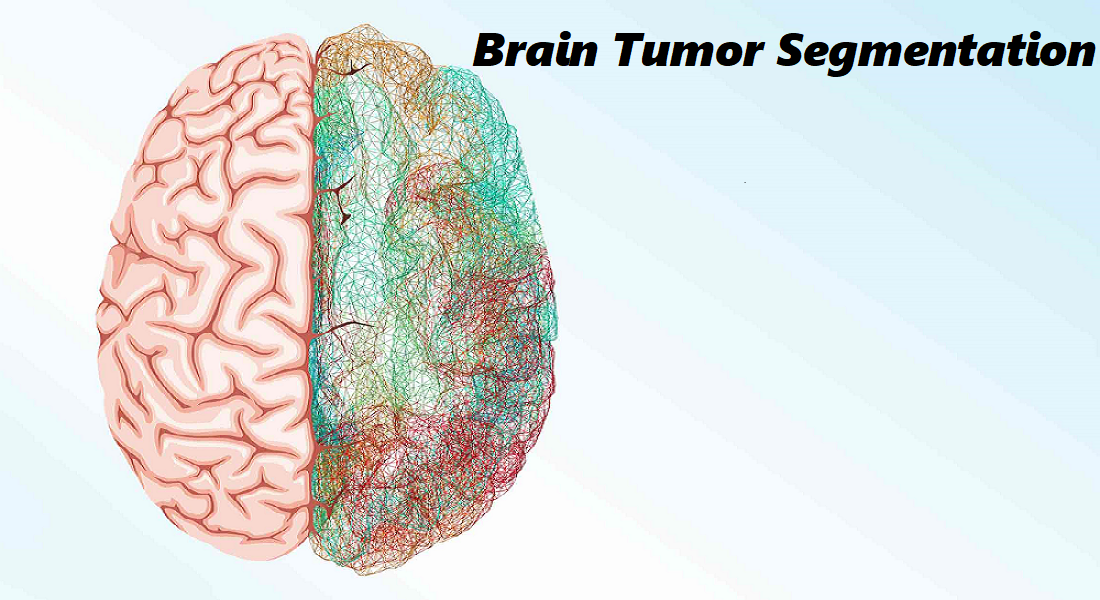
#> input picture Brain Tumor/bg.png, 1100 x 600 px, given in place of , which was not available
$ python -i tumordetection.py   (imports and definitions only)
#> lines starting #> are read from the running program, lines starting #| are printed output that depends on the picture; after the words box and inside, x2 and y2 are one past the last pixel; in counts of white or black regions, pixels touching at a corner belong together; pictures that were not available may be replaced by others from this repository, and a replacement may not be noted
import cv2
import numpy as np
import os
import matplotlib.pyplot as plt
import tkinter
from tkinter import *
from tkinter import filedialog
from tkinter import simpledialog
from tkinter import messagebox


# [6 lines not run here, left out]
filename = PhotoImage(file="bg.png")
# [3 lines that did not run here, left out]
# [1 line not run here, left out]
# [5 lines of commented-out code are left out]

# [8 lines that did not run here, left out]

# [1 line not run here, left out]

files=['']

def get_files():
    file = filedialog.askopenfilenames(parent=root,title='Choose a file')
    file = root.tk.splitlist(file)
    print(file[0])
    files[0]=file[0]
    messagebox.showinfo('Ok', 'Image has been selected')


def destroy():
    root.destroy()

def auto_canny(image, sigma=0.33):
  # compute the median of the single channel pixel intensities
  v = np.median(image)
  # apply automatic Canny edge detection using the computed median
  lower = int(max(0, (1.0 - sigma) * v))
  upper = int(min(255, (1.0 + sigma) * v))
  edged = cv2.Canny(image, lower, upper)
  # return the edged image
  return edged
def inp():
  path=str(files[0])
  org = cv2.imread(path)
#> org is the input picture: shape (600, 1100, 3); mean B, G, R 222.5, 224.2, 221
  dim=(500,590)
  org=cv2.resize(org, dim)
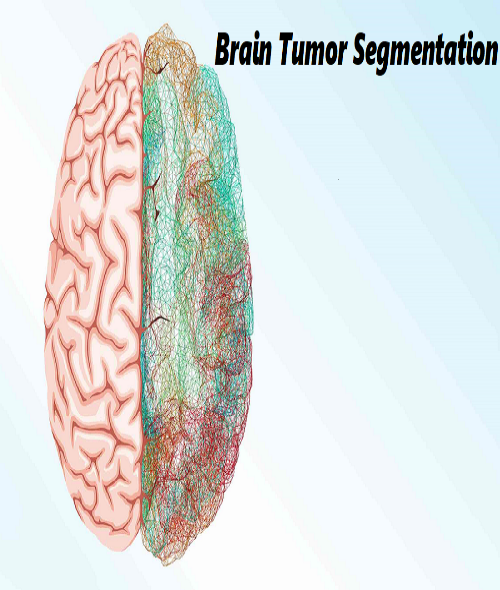
#> org: shape (590, 500, 3); mean B, G, R 222.4, 224.1, 221
  image = cv2.imread(path)
  image=cv2.resize(image, dim)
  cv2.imshow('img',org)

  gray = cv2.cvtColor(image, cv2.COLOR_BGR2GRAY, 0.7)
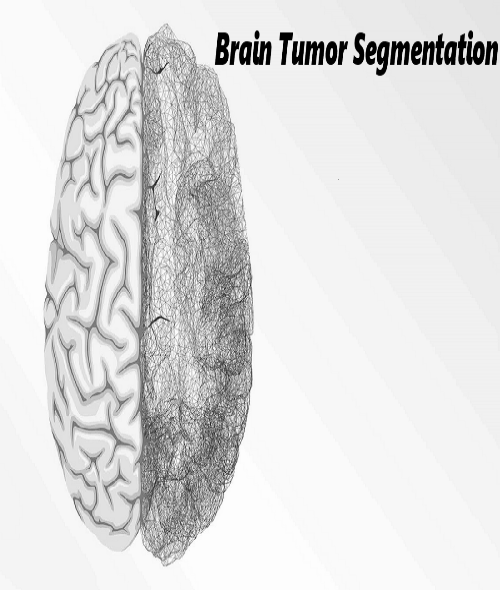
#> gray: shape (590, 500); min 0, max 254, mean 223
  cv2.imshow('gray',gray)
  (T, thresh) = cv2.threshold(gray, 155, 255, cv2.THRESH_BINARY)
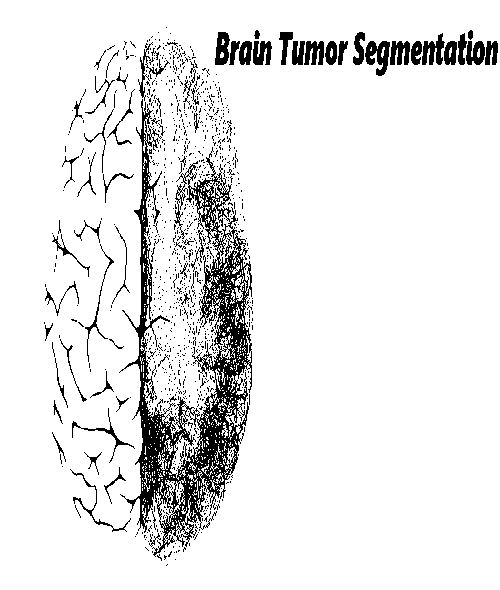
#> thresh: shape (590, 500); 90.9% white; 1068 black regions (1000 under 20 px), largest, box (x1, y1, x2, y2) and area: (119, 99, 252, 557) 15534, (365, 41, 390, 76) 504, (422, 33, 445, 65) 406
  cv2.imshow('thresh',thresh)
  (T, threshInv) = cv2.threshold(gray, 155, 255,cv2.THRESH_BINARY_INV)
  cv2.imshow('threshInv',threshInv)

  kernel = cv2.getStructuringElement(cv2.MORPH_RECT, (10, 5))
  closed = cv2.morphologyEx(thresh, cv2.MORPH_CLOSE, kernel)
#> closed: shape (590, 500); 99.7% white; 11 black regions, largest, box (x1, y1, x2, y2) and area: (281, 32, 294, 40) 103, (144, 438, 161, 444) 96, (142, 492, 155, 498) 76
  cv2.imshow('closed',closed)
  closed = cv2.erode(closed, None, iterations = 14)
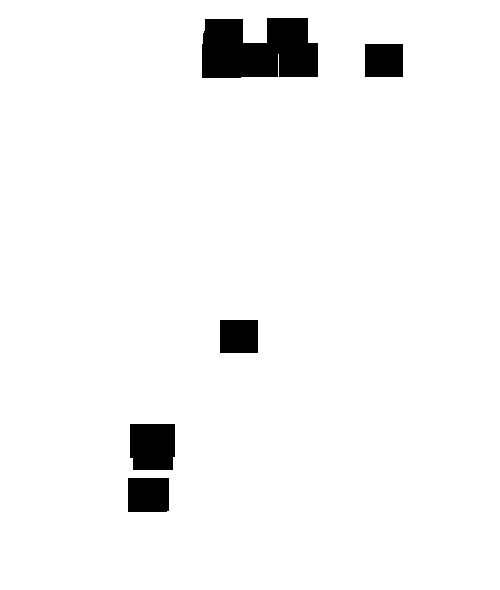
#> closed: shape (590, 500); 96% white; 5 black regions, box (x1, y1, x2, y2) and area: (202, 18, 318, 78) 5918, (130, 424, 175, 470) 2008, (128, 478, 169, 512) 1392, (365, 44, 403, 77) 1254, (220, 320, 258, 353) 1254
  closed = cv2.dilate(closed, None, iterations = 13)
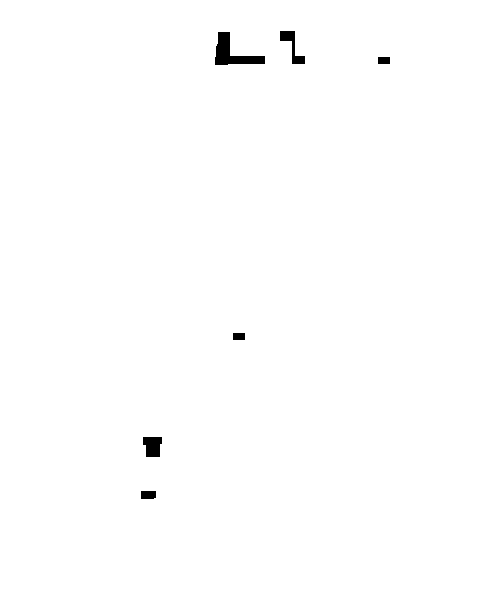
#> closed: shape (590, 500); 99.4% white; 6 black regions, box (x1, y1, x2, y2) and area: (215, 32, 265, 65) 722, (143, 437, 162, 457) 318, (280, 31, 305, 64) 299, (141, 491, 156, 499) 118, (378, 57, 390, 64) 84, (233, 333, 245, 340) 84

  ret,mask = cv2.threshold(closed, 155, 255, cv2.THRESH_BINARY)
  #apply AND operation on image and mask generated by thrresholding
  final = cv2.bitwise_and(image,image,mask = mask)
  #plot the result
  #cv2.imshow('final',final)
  canny = auto_canny(closed)
#> in auto_canny, `v = np.median(image)`: v = 255
#> in auto_canny, `lower = int(max(0, (1.0 - sigma) * v))`: lower = 170
#> in auto_canny, `upper = int(min(255, (1.0 + sigma) * v))`: upper = 255
#> in auto_canny, `edged = cv2.Canny(image, lower, upper)`:
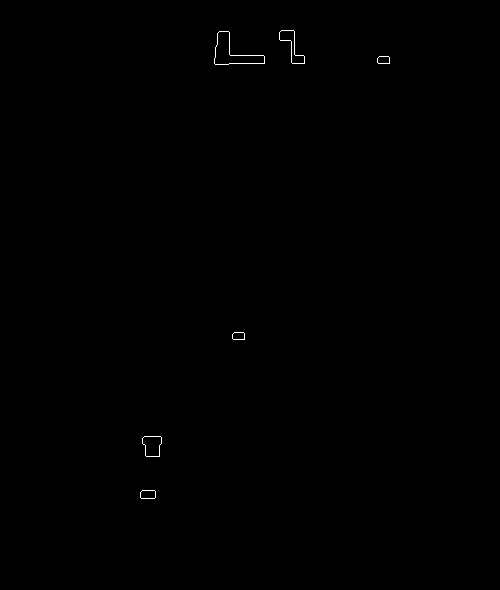
#> edged: shape (590, 500); 0.15% white in thin lines or dots, all inside (x1, y1, x2, y2) = (140, 30, 390, 499)
  #cv2.imshow('canny',canny)

  (cnts, _) = cv2.findContours(canny.copy(), cv2.RETR_EXTERNAL,cv2.CHAIN_APPROX_SIMPLE)
#> cnts = 6 contours; box (x1, y1, x2, y2) and area: (214, 31, 265, 65) 716, (142, 436, 162, 457) 317, (279, 30, 305, 64) 296, (140, 490, 156, 499) 116, (232, 332, 245, 340) 81, (377, 56, 390, 64) 81

  cv2.drawContours(image, cnts, -1, (0, 0, 255), 2)
  #cv2.imshow('final',image)

  finalout=np.concatenate((org,image),axis=1)
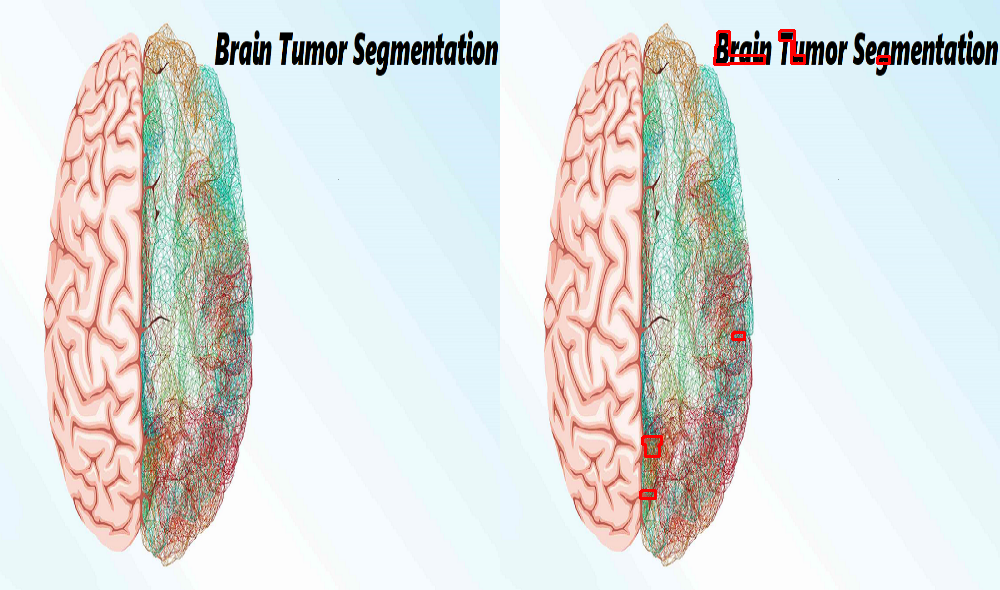
#> finalout: shape (590, 1000, 3); mean B, G, R 222.1, 223.8, 221.3
  cv2.imshow('Input V/S Output',finalout)
  cv2.waitKey(0)
  cv2.destroyAllWindows()

# [12 lines that did not run here, left out]

# [1 line not run here, left out]

# [12 lines that did not run here, left out]

# [1 line not run here, left out]

# [12 lines that did not run here, left out]
# [2 lines not run here, left out]

>>> result = inp()
